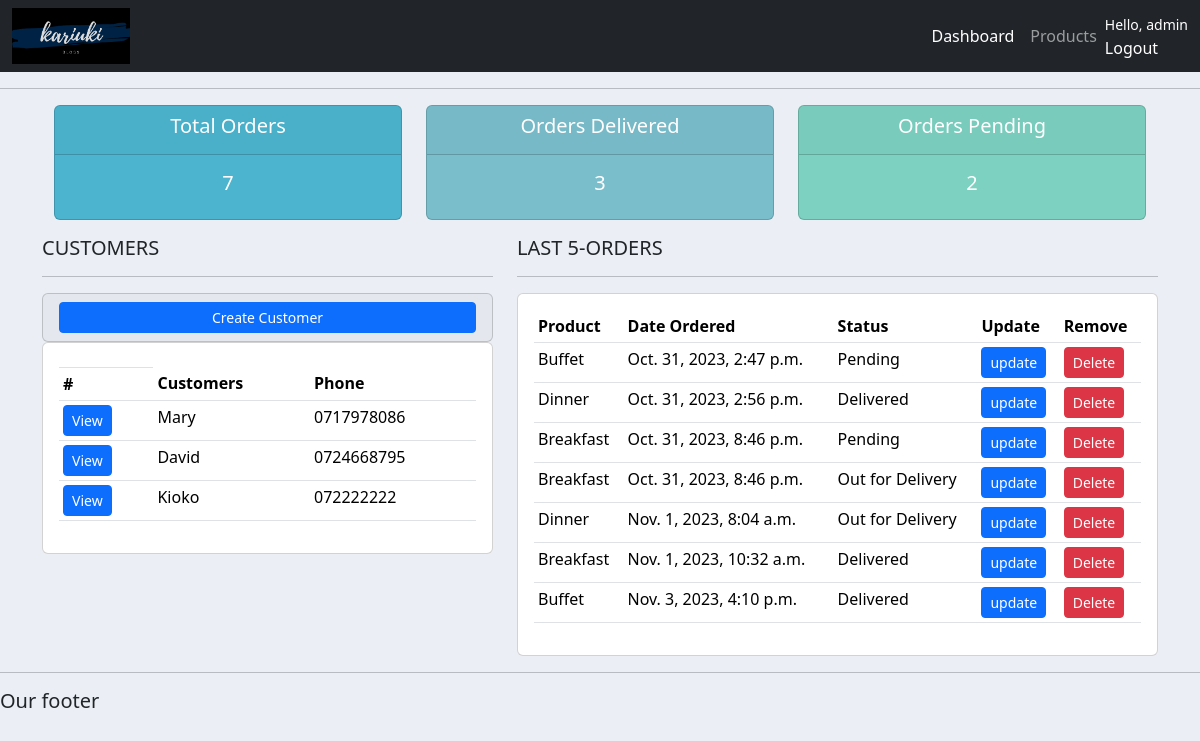
The app's page / (signed in) with its own data.
### accounts/models.py (models this page shows, shortened)
class Customer(models.Model):
    name=models.CharField(max_length=200,null=True)
    phone=models.CharField(max_length=12,null=True)
    email=models.EmailField(max_length=200,null=True)
    date_created=models.DateTimeField(auto_now_add=True,null=True)

class Order(models.Model):
    STATUS=(
        ('Pending','Pending'),
        ('Out for Delivery','Out for Delivery'),
        ('Delivered','Delivered')
    )
    customer=models.ForeignKey(Customer,null=True,on_delete=models.SET_NULL)
    product=models.ForeignKey(Product,null=True,on_delete=models.SET_NULL)
    date_created=models.DateTimeField(auto_now_add=True)
    status=models.CharField(max_length=50,choices=STATUS)
    note=models.CharField(max_length=1000,null=True)

class Product(models.Model):
    CATEGORY=(
        ('Indoor','Indoor'),
        ('Outdoor','Outdoor')
    )
    name=models.CharField(max_length=200)
    price=models.FloatField(null=True)
    category=models.CharField(max_length=50,choices=CATEGORY)
    description=models.CharField(max_length=100,null=True,blank=True)
    date_created=models.DateTimeField(auto_now_add=True)
    tags=models.ManyToManyField(Tag)
    def __str__(self) -> str:
        return self.name

### accounts/decorators.py (the view)
    def wrapper_function(request,*args, **kwargs):
        group=None
        if request.user.groups.exists():
            group=request.user.groups.all()[0].name
        if group == 'customer':
            return redirect('user_page')
        if group == 'admin':
            return view_func(request,*args, **kwargs)

### accounts/views.py (called while the page is built)
@login_required(login_url='login')
@admin_only
def home(request):
    customers = Customer.objects.all()
    orders = Order.objects.all()
    total_customers = customers.count()
    total_orders = orders.count()
    delivered = orders.filter(status='Delivered').count()
    pending = orders.filter(status='Pending').count()
    context = {'customers': customers, 'orders': orders, 'total_customers': total_customers, 'total_orders': total_orders,
               'delivered': delivered, 'pending': pending}
    return render(request, 'accounts/dashboard.html', context)

### accounts/templates/accounts/dashboard.html
{% extends 'accounts/main.html' %} {% block content %}
{% include "accounts/status.html" %}
<div class='row'>
    <div class='col-md-5'>
        <h5>CUSTOMERS</h5>
        <hr>
        <div class="card card-header">
            <a class="btn btn-primary btn-sm btn-block" href="">Create Customer</a>
        </div>
        <div class="card card-body">
            <table class="table table-sm">
                <th>
                    <tr>
                        <th>#</th>
                        <th>Customers</th>
                        <th>Phone</th>
                    </tr>
                </th>
                <tbody>
                    {% for i in customers %}
                    <tr>
                        <td><a class="btn btn-primary btn-sm" href="{% url 'customer' i.id %}">View</a></td>
                        <td>{{ i.name }}</td>
                        <td>{{ i.phone }}</td>
                    </tr>
                    {% endfor %}
                </tbody>
            </table>
        </div>
    </div>
    <div class='col-md-7'>
        <h5>LAST 5-ORDERS</h5>
        <hr>
        <div class="card card-body">
            <table class="table table-sm">
                <tr>
                    <th>Product</th>
                    <th>Date Ordered</th>
                    <th>Status</th>
                    <th>Update</th>
                    <th>Remove</th>
                </tr>
                {% for i in orders %}
                  <tr>
                    <td>{{i.product}}</td>
                    <td>{{i.date_created}}</td>
                    <td>{{i.status}}</td>
                    <td><a class="btn btn-primary btn-sm" href="{% url 'update_order' i.id %}">update</a></td>
                    <td><a class="btn btn-danger btn-sm"href="{% url 'delete_order' i.id %}">Delete</a></td>
                  </tr>
                {% endfor %}
            </table>
        </div>
    </div>
</div>
{% endblock content%}

### accounts/templates/accounts/main.html (shortened to what this page needs)
{% load static %}
<!DOCTYPE html>
<html lang="en">
  <head>
    <link
      href="https://cdn.jsdelivr.net/npm/bootstrap@5.3.2/dist/css/bootstrap.min.css"
      rel="stylesheet"
    />
    <link rel="stylesheet" href="{% static '/css/main.css' %}" />
  </head>
  <body>
    {% include "accounts/navbar.html" %}
    <hr />
    <div class="container">{% block content %} {%endblock content%}</div>
    <hr />
    <h5>Our footer</h5>
  </body>
</html>

### accounts/templates/accounts/navbar.html (shortened to what this page needs)
{% load static%}
<nav class="navbar navbar-expand-lg navbar-dark bg-dark">
  <div class="container-fluid">
    <img style="max-width:10%;" src="{% static 'images/logo.png'%}">
    <div class="collapse navbar-collapse" id="navbarNav">
      <ul class="navbar-nav ms-auto">
        {% if  request.user.is_staff%}
        <li class="nav-item">
          <a class="nav-link active" aria-current="page" href=" {% url "home" %}">Dashboard</a>
        </li>
        <li class="nav-item">
          <a class="nav-link" href="{% url "products" %}">Products</a>
        </li>
        {% endif %}
      </ul>
    </div>
    <span class="text-white"><small>Hello, {{request.user}}</small>
      <a class="nav-link" href=" {% url "logout" %}">Logout</a></span>
  </div>
</nav>

### accounts/templates/accounts/status.html
<div class="container">
    <div class="row col">
        <div class="col-md-4">
            <div class="card text-center text-white mb-3" id="total_orders">
                <div class="card-header">
                    <h5 class="card-title">Total Orders</h5>
                </div>
                <div class="card-body">
                    <h5 class="card-title">{{total_orders}}</h5>
                </div>
            </div>
        </div>
        <div class="col-md-4">
            <div class="card text-center text-white mb-3" id="orders_delivered">
                <div class="card-header">
                    <h5 class="card-title">Orders Delivered</h5>
                </div>
                <div class="card-body">
                    <h5 class="card-title">{{delivered}}</h5>
                </div>
            </div>
        </div>
        <div class="col-md-4">
            <div class="card text-center text-white mb-3" id="orders_pending">
                <div class="card-header">
                    <h5 class="card-title">Orders Pending</h5>
                </div>
                <div class="card-body">
                    <h5 class="card-title">{{pending}}</h5>
                </div>
            </div>
        </div>
    </div>
</div>

### static/css/main.css (style rules this page uses)
body { background-color: #ebeff5; }
#total_orders { background-color:#4cb4cf ; }
#orders_delivered { background-color: #7abecc; }
#orders_pending { background-color: #7cd1c0; }

### records on screen
Customer: name "Mary", phone "0717978086"
Customer: name "David", phone "0724668795"
Customer: name "Kioko", phone "072222222"
Order: product "Buffet", date_created "Oct. 31, 2023, 2:47 p.m.", status "Pending"
Order: product "Dinner", date_created "Oct. 31, 2023, 2:56 p.m.", status "Delivered"
Order: product "Breakfast", date_created "Oct. 31, 2023, 8:46 p.m.", status "Pending"
Order: product "Breakfast", date_created "Oct. 31, 2023, 8:46 p.m.", status "Out for Delivery"
Order: product "Dinner", date_created "Nov. 1, 2023, 8:04 a.m.", status "Out for Delivery"
Order: product "Breakfast", date_created "Nov. 1, 2023, 10:32 a.m.", status "Delivered"
Order: product "Buffet", date_created "Nov. 3, 2023, 4:10 p.m.", status "Delivered"

### other values on screen
{{ request.user }} "admin"
{{ total_orders }} "7"
{{ delivered }} "3"
{{ pending }} "2"
